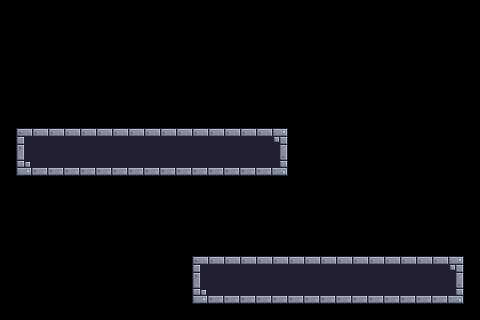

Below is a game level as drawn by its tile map, then a one-line description and the .tmx file that defines it, in full:
An orthogonal 30x20 tile map with 16x16 px tiles, 1 tile layer (Tile Layer 1).

<map version="1.10" tiledversion="1.12.2" orientation="orthogonal" renderorder="right-down" width="30" height="20" tilewidth="16" tileheight="16" infinite="0" nextlayerid="2" nextobjectid="1">
 <tileset firstgid="1" name="Terrain (16x16)" tilewidth="16" tileheight="16" tilecount="242" columns="22">
  <image source="../../assets/images/Terrain/Terrain (16x16).png" width="352" height="176" />
 </tileset>
 <layer id="1" name="Tile Layer 1" width="30" height="20">
  <data encoding="csv">
0,0,0,0,0,0,0,0,0,0,0,0,0,0,0,0,0,0,0,0,0,0,0,0,0,0,0,0,0,0,
0,0,0,0,0,0,0,0,0,0,0,0,0,0,0,0,0,0,0,0,0,0,0,0,0,0,0,0,0,0,
0,0,0,0,0,0,0,0,0,0,0,0,0,0,0,0,0,0,0,0,0,0,0,0,0,0,0,0,0,0,
0,0,0,0,0,0,0,0,0,0,0,0,0,0,0,0,0,0,0,0,0,0,0,0,0,0,0,0,0,0,
0,0,0,0,0,0,0,0,0,0,0,0,0,0,0,0,0,0,0,0,0,0,0,0,0,0,0,0,0,0,
0,0,0,0,0,0,0,0,0,0,0,0,0,0,0,0,0,0,0,0,0,0,0,0,0,0,0,0,0,0,
0,0,0,0,0,0,0,0,0,0,0,0,0,0,0,0,0,0,0,0,0,0,0,0,0,0,0,0,0,0,
0,0,0,0,0,0,0,0,0,0,0,0,0,0,0,0,0,0,0,0,0,0,0,0,0,0,0,0,0,0,
0,1,2,2,2,2,2,2,2,2,2,2,2,2,2,2,2,3,0,0,0,0,0,0,0,0,0,0,0,0,
0,23,24,24,24,24,24,24,24,24,24,24,24,24,24,24,24,25,0,0,0,0,0,0,0,0,0,0,0,0,
0,45,46,46,46,46,46,46,46,46,46,46,46,46,46,46,46,47,0,0,0,0,0,0,0,0,0,0,0,0,
0,0,0,0,0,0,0,0,0,0,0,0,0,0,0,0,0,0,0,0,0,0,0,0,0,0,0,0,0,0,
0,0,0,0,0,0,0,0,0,0,0,0,0,0,0,0,0,0,0,0,0,0,0,0,0,0,0,0,0,0,
0,0,0,0,0,0,0,0,0,0,0,0,0,0,0,0,0,0,0,0,0,0,0,0,0,0,0,0,0,0,
0,0,0,0,0,0,0,0,0,0,0,0,0,0,0,0,0,0,0,0,0,0,0,0,0,0,0,0,0,0,
0,0,0,0,0,0,0,0,0,0,0,0,0,0,0,0,0,0,0,0,0,0,0,0,0,0,0,0,0,0,
0,0,0,0,0,0,0,0,0,0,0,0,1,2,2,2,2,2,2,2,2,2,2,2,2,2,2,2,3,0,
0,0,0,0,0,0,0,0,0,0,0,0,23,24,24,24,24,24,24,24,24,24,24,24,24,24,24,24,25,0,
0,0,0,0,0,0,0,0,0,0,0,0,45,46,46,46,46,46,46,46,46,46,46,46,46,46,46,46,47,0,
0,0,0,0,0,0,0,0,0,0,0,0,0,0,0,0,0,0,0,0,0,0,0,0,0,0,0,0,0,0
</data>
 </layer>
</map>
